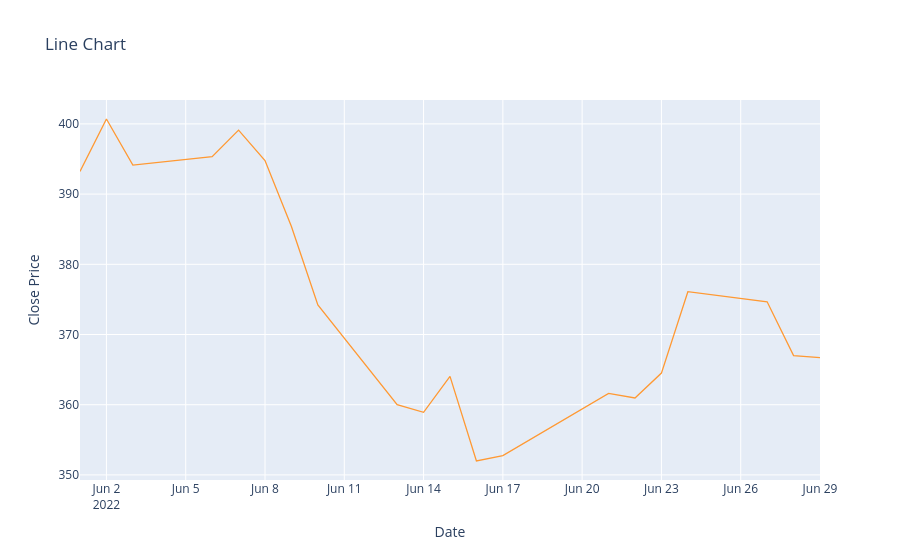

Write notebook code for a chart like this one.
### Code cell
df2[['Close']].tail(30).iplot(
    layout=dict(
        title='Line Chart',
        xaxis=dict(title=dict(text='Date')),
        yaxis=dict(title=dict(text='Close Price'))
    )
)

### Figure 1 — Plotly figure (JSON) as saved in the notebook; plotly's stock layout.template omitted (floating-point values rounded to 4 significant figures)
{"data": [{"line": {"color": "rgba(255, 153, 51, 1.0)", "dash": "solid", "shape": "linear", "width": 1.3}, "mode": "lines", "name": "('Close', 'SPY')", "text": "", "type": "scatter", "x": ["2022-06-01", "2022-06-02", "2022-06-03", "2022-06-06", "2022-06-07", "2022-06-08", "2022-06-09", "2022-06-10", "2022-06-13", "2022-06-14", "2022-06-15", "2022-06-16", "2022-06-17", "2022-06-21", "2022-06-22", "2022-06-23", "2022-06-24", "2022-06-27", "2022-06-28", "2022-06-29"], "y": [393.2, 400.7, 394.1, 395.3, 399.1, 394.8, 385.4, 374.2, 360.0, 358.9, 364.0, 352.0, 352.7, 361.6, 361.0, 364.5, 376.1, 374.7, 367.0, 366.7]}], "layout": {"title": {"text": "Line Chart"}, "xaxis": {"title": {"text": "Date"}}, "yaxis": {"title": {"text": "Close Price"}}}}
